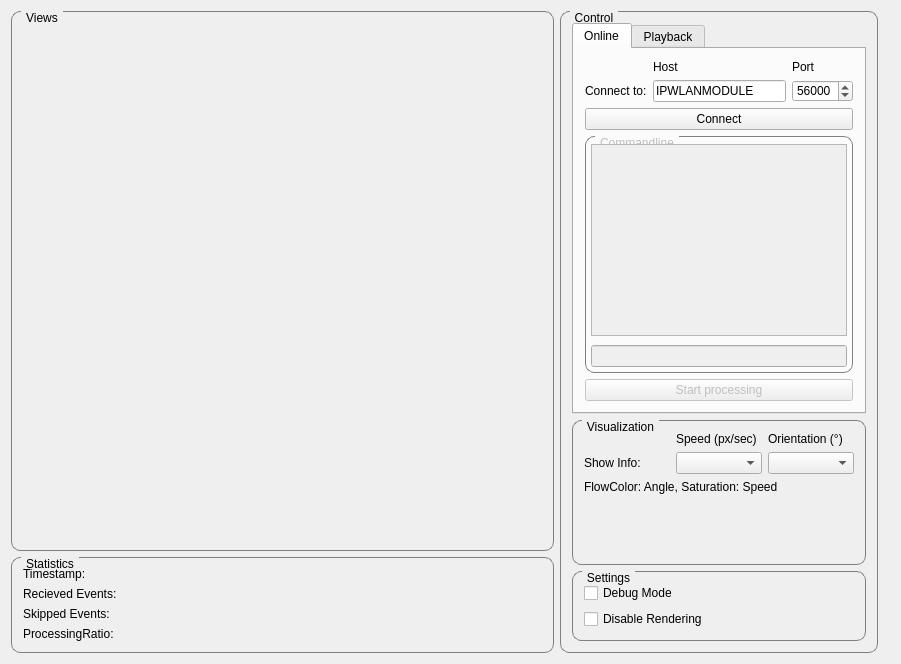
<?xml version="1.0" encoding="UTF-8"?>
<ui version="4.0">
 <class>MainWindow</class>
 <widget class="QMainWindow" name="MainWindow">
  <property name="geometry">
   <rect>
    <x>0</x>
    <y>0</y>
    <width>901</width>
    <height>664</height>
   </rect>
  </property>
  <property name="windowTitle">
   <string>MainWindow</string>
  </property>
  <property name="styleSheet">
   <string notr="true">QGroupBox {
    border: 1px solid gray;
    border-radius: 9px;
    margin-top: 0.5em;
}

QGroupBox::title {
    subcontrol-origin: margin;
    left: 10px;
    padding: 0 3px 0 3px;
}

</string>
  </property>
  <widget class="QWidget" name="centralWidget">
   <layout class="QGridLayout" name="gridLayout">
    <item row="0" column="0">
     <widget class="QGroupBox" name="groupBox">
      <property name="sizePolicy">
       <sizepolicy hsizetype="Expanding" vsizetype="Expanding">
        <horstretch>0</horstretch>
        <verstretch>0</verstretch>
       </sizepolicy>
      </property>
      <property name="title">
       <string>Views</string>
      </property>
      <layout class="QGridLayout" name="gridLayout_2">
       <item row="0" column="0">
        <widget class="AspectRatioPixmapLabel" name="l_motion">
         <property name="sizePolicy">
          <sizepolicy hsizetype="Preferred" vsizetype="Preferred">
           <horstretch>1</horstretch>
           <verstretch>1</verstretch>
          </sizepolicy>
         </property>
         <property name="text">
          <string/>
         </property>
         <property name="scaledContents">
          <bool>false</bool>
         </property>
        </widget>
       </item>
       <item row="1" column="0">
        <widget class="AspectRatioPixmapLabel" name="l_flow">
         <property name="sizePolicy">
          <sizepolicy hsizetype="Preferred" vsizetype="Preferred">
           <horstretch>1</horstretch>
           <verstretch>1</verstretch>
          </sizepolicy>
         </property>
         <property name="text">
          <string/>
         </property>
         <property name="scaledContents">
          <bool>false</bool>
         </property>
        </widget>
       </item>
       <item row="0" column="1">
        <widget class="AspectRatioPixmapLabel" name="l_events">
         <property name="sizePolicy">
          <sizepolicy hsizetype="Preferred" vsizetype="Preferred">
           <horstretch>1</horstretch>
           <verstretch>1</verstretch>
          </sizepolicy>
         </property>
         <property name="text">
          <string/>
         </property>
         <property name="scaledContents">
          <bool>false</bool>
         </property>
        </widget>
       </item>
       <item row="1" column="1">
        <widget class="AspectRatioPixmapLabel" name="l_img_debug">
         <property name="sizePolicy">
          <sizepolicy hsizetype="Preferred" vsizetype="Preferred">
           <horstretch>1</horstretch>
           <verstretch>1</verstretch>
          </sizepolicy>
         </property>
         <property name="text">
          <string/>
         </property>
         <property name="scaledContents">
          <bool>false</bool>
         </property>
        </widget>
       </item>
       <item row="0" column="2">
        <widget class="AspectRatioPixmapLabel" name="l_ctrl_1">
         <property name="sizePolicy">
          <sizepolicy hsizetype="Preferred" vsizetype="Preferred">
           <horstretch>1</horstretch>
           <verstretch>1</verstretch>
          </sizepolicy>
         </property>
         <property name="text">
          <string/>
         </property>
         <property name="scaledContents">
          <bool>false</bool>
         </property>
        </widget>
       </item>
       <item row="1" column="2">
        <widget class="AspectRatioPixmapLabel" name="l_ctrl_2">
         <property name="sizePolicy">
          <sizepolicy hsizetype="Preferred" vsizetype="Preferred">
           <horstretch>1</horstretch>
           <verstretch>1</verstretch>
          </sizepolicy>
         </property>
         <property name="text">
          <string/>
         </property>
         <property name="scaledContents">
          <bool>false</bool>
         </property>
        </widget>
       </item>
      </layout>
     </widget>
    </item>
    <item row="1" column="0">
     <widget class="QGroupBox" name="groupBox_2">
      <property name="title">
       <string>Statistics</string>
      </property>
      <layout class="QFormLayout" name="formLayout_3">
       <property name="topMargin">
        <number>9</number>
       </property>
       <item row="0" column="0">
        <widget class="QLabel" name="l_label">
         <property name="sizePolicy">
          <sizepolicy hsizetype="Preferred" vsizetype="Preferred">
           <horstretch>0</horstretch>
           <verstretch>0</verstretch>
          </sizepolicy>
         </property>
         <property name="text">
          <string>Timestamp:</string>
         </property>
        </widget>
       </item>
       <item row="0" column="1">
        <widget class="QLabel" name="l_timestamp">
         <property name="sizePolicy">
          <sizepolicy hsizetype="Preferred" vsizetype="Preferred">
           <horstretch>0</horstretch>
           <verstretch>0</verstretch>
          </sizepolicy>
         </property>
         <property name="text">
          <string/>
         </property>
        </widget>
       </item>
       <item row="1" column="0">
        <widget class="QLabel" name="l_timestamp_5">
         <property name="sizePolicy">
          <sizepolicy hsizetype="Preferred" vsizetype="Preferred">
           <horstretch>0</horstretch>
           <verstretch>0</verstretch>
          </sizepolicy>
         </property>
         <property name="text">
          <string>Recieved Events:</string>
         </property>
        </widget>
       </item>
       <item row="2" column="0">
        <widget class="QLabel" name="l_timestamp_6">
         <property name="sizePolicy">
          <sizepolicy hsizetype="Preferred" vsizetype="Preferred">
           <horstretch>0</horstretch>
           <verstretch>0</verstretch>
          </sizepolicy>
         </property>
         <property name="text">
          <string>Skipped Events:</string>
         </property>
        </widget>
       </item>
       <item row="3" column="0">
        <widget class="QLabel" name="l_timestamp_4">
         <property name="sizePolicy">
          <sizepolicy hsizetype="Preferred" vsizetype="Preferred">
           <horstretch>0</horstretch>
           <verstretch>0</verstretch>
          </sizepolicy>
         </property>
         <property name="text">
          <string>ProcessingRatio:</string>
         </property>
        </widget>
       </item>
       <item row="1" column="1">
        <widget class="QLabel" name="l_rec_ev_cnt">
         <property name="sizePolicy">
          <sizepolicy hsizetype="Preferred" vsizetype="Preferred">
           <horstretch>0</horstretch>
           <verstretch>0</verstretch>
          </sizepolicy>
         </property>
         <property name="text">
          <string/>
         </property>
        </widget>
       </item>
       <item row="2" column="1">
        <widget class="QLabel" name="l_skip_ev_cnt">
         <property name="sizePolicy">
          <sizepolicy hsizetype="Preferred" vsizetype="Preferred">
           <horstretch>0</horstretch>
           <verstretch>0</verstretch>
          </sizepolicy>
         </property>
         <property name="text">
          <string/>
         </property>
        </widget>
       </item>
       <item row="3" column="1">
        <widget class="QLabel" name="l_proc_ratio">
         <property name="sizePolicy">
          <sizepolicy hsizetype="Preferred" vsizetype="Preferred">
           <horstretch>0</horstretch>
           <verstretch>0</verstretch>
          </sizepolicy>
         </property>
         <property name="text">
          <string/>
         </property>
        </widget>
       </item>
      </layout>
     </widget>
    </item>
    <item row="0" column="2" colspan="2">
     <widget class="QWidget" name="widget" native="true">
      <layout class="QGridLayout" name="gridLayout_7">
       <property name="leftMargin">
        <number>0</number>
       </property>
       <property name="topMargin">
        <number>0</number>
       </property>
       <property name="rightMargin">
        <number>0</number>
       </property>
       <property name="bottomMargin">
        <number>0</number>
       </property>
       <property name="spacing">
        <number>0</number>
       </property>
      </layout>
     </widget>
    </item>
    <item row="0" column="1" rowspan="2">
     <widget class="QGroupBox" name="groupBox_5">
      <property name="title">
       <string>Control</string>
      </property>
      <layout class="QVBoxLayout" name="verticalLayout_2">
       <item>
        <widget class="QTabWidget" name="tabWidget">
         <property name="sizePolicy">
          <sizepolicy hsizetype="Preferred" vsizetype="Preferred">
           <horstretch>0</horstretch>
           <verstretch>0</verstretch>
          </sizepolicy>
         </property>
         <property name="minimumSize">
          <size>
           <width>0</width>
           <height>0</height>
          </size>
         </property>
         <property name="maximumSize">
          <size>
           <width>16777215</width>
           <height>16777215</height>
          </size>
         </property>
         <property name="currentIndex">
          <number>0</number>
         </property>
         <widget class="QWidget" name="tab_online">
          <attribute name="title">
           <string>Online</string>
          </attribute>
          <layout class="QGridLayout" name="gridLayout_4">
           <item row="4" column="0" colspan="3">
            <widget class="QGroupBox" name="gb_cmdline">
             <property name="enabled">
              <bool>false</bool>
             </property>
             <property name="title">
              <string>Commandline</string>
             </property>
             <layout class="QVBoxLayout" name="verticalLayout">
              <property name="spacing">
               <number>9</number>
              </property>
              <property name="leftMargin">
               <number>5</number>
              </property>
              <property name="topMargin">
               <number>7</number>
              </property>
              <property name="rightMargin">
               <number>5</number>
              </property>
              <property name="bottomMargin">
               <number>5</number>
              </property>
              <item>
               <widget class="QPlainTextEdit" name="te_comands">
                <property name="whatsThis">
                 <string/>
                </property>
                <property name="undoRedoEnabled">
                 <bool>false</bool>
                </property>
                <property name="readOnly">
                 <bool>true</bool>
                </property>
                <property name="backgroundVisible">
                 <bool>false</bool>
                </property>
               </widget>
              </item>
              <item>
               <widget class="QLineEdit" name="le_cmd_input"/>
              </item>
             </layout>
            </widget>
           </item>
           <item row="1" column="2">
            <widget class="QSpinBox" name="sb_port">
             <property name="maximum">
              <number>65535</number>
             </property>
             <property name="value">
              <number>56000</number>
             </property>
            </widget>
           </item>
           <item row="1" column="0">
            <widget class="QLabel" name="label_5">
             <property name="text">
              <string>Connect to:</string>
             </property>
            </widget>
           </item>
           <item row="1" column="1">
            <widget class="QLineEdit" name="le_host">
             <property name="text">
              <string>IPWLANMODULE </string>
             </property>
            </widget>
           </item>
           <item row="0" column="1">
            <widget class="QLabel" name="label_6">
             <property name="text">
              <string>Host</string>
             </property>
            </widget>
           </item>
           <item row="0" column="2">
            <widget class="QLabel" name="label_10">
             <property name="text">
              <string>Port</string>
             </property>
            </widget>
           </item>
           <item row="5" column="0" colspan="3">
            <widget class="QPushButton" name="b_start_streaming">
             <property name="enabled">
              <bool>false</bool>
             </property>
             <property name="text">
              <string>Start processing</string>
             </property>
            </widget>
           </item>
           <item row="3" column="0" colspan="3">
            <widget class="QPushButton" name="b_connect">
             <property name="text">
              <string>Connect</string>
             </property>
            </widget>
           </item>
          </layout>
         </widget>
         <widget class="QWidget" name="tab_playback">
          <attribute name="title">
           <string>Playback</string>
          </attribute>
          <layout class="QFormLayout" name="formLayout_2">
           <item row="0" column="0" colspan="2">
            <widget class="QGroupBox" name="groupBox_4">
             <property name="title">
              <string>Settings</string>
             </property>
             <layout class="QFormLayout" name="formLayout_4">
              <property name="horizontalSpacing">
               <number>6</number>
              </property>
              <property name="leftMargin">
               <number>9</number>
              </property>
              <property name="topMargin">
               <number>9</number>
              </property>
              <property name="rightMargin">
               <number>9</number>
              </property>
              <property name="bottomMargin">
               <number>9</number>
              </property>
              <item row="0" column="0">
               <widget class="QLabel" name="label_4">
                <property name="text">
                 <string>File:</string>
                </property>
               </widget>
              </item>
              <item row="0" column="1">
               <layout class="QHBoxLayout" name="horizontalLayout">
                <item>
                 <widget class="QLineEdit" name="le_file_name_playback">
                  <property name="text">
                   <string>/tausch/BottiBot/dvs128_towers_take_1_2016-12-22.aedat</string>
                  </property>
                 </widget>
                </item>
                <item>
                 <widget class="QPushButton" name="b_browse_play_file">
                  <property name="sizePolicy">
                   <sizepolicy hsizetype="Fixed" vsizetype="Preferred">
                    <horstretch>0</horstretch>
                    <verstretch>0</verstretch>
                   </sizepolicy>
                  </property>
                  <property name="maximumSize">
                   <size>
                    <width>20</width>
                    <height>16777215</height>
                   </size>
                  </property>
                  <property name="text">
                   <string>...</string>
                  </property>
                 </widget>
                </item>
               </layout>
              </item>
              <item row="1" column="0">
               <widget class="QLabel" name="label">
                <property name="text">
                 <string>Speed:</string>
                </property>
               </widget>
              </item>
              <item row="1" column="1">
               <widget class="QSpinBox" name="sb_play_speed">
                <property name="suffix">
                 <string>%</string>
                </property>
                <property name="minimum">
                 <number>1</number>
                </property>
                <property name="maximum">
                 <number>100</number>
                </property>
                <property name="value">
                 <number>100</number>
                </property>
               </widget>
              </item>
             </layout>
            </widget>
           </item>
           <item row="1" column="0" colspan="2">
            <widget class="QPushButton" name="b_start_playback">
             <property name="text">
              <string>Start</string>
             </property>
            </widget>
           </item>
          </layout>
         </widget>
        </widget>
       </item>
       <item>
        <widget class="QGroupBox" name="groupBox_3">
         <property name="sizePolicy">
          <sizepolicy hsizetype="Preferred" vsizetype="Preferred">
           <horstretch>0</horstretch>
           <verstretch>0</verstretch>
          </sizepolicy>
         </property>
         <property name="minimumSize">
          <size>
           <width>0</width>
           <height>0</height>
          </size>
         </property>
         <property name="maximumSize">
          <size>
           <width>16777215</width>
           <height>16777215</height>
          </size>
         </property>
         <property name="title">
          <string>Visualization</string>
         </property>
         <layout class="QGridLayout" name="gridLayout_3">
          <property name="sizeConstraint">
           <enum>QLayout::SetDefaultConstraint</enum>
          </property>
          <item row="0" column="1">
           <widget class="QLabel" name="label_7">
            <property name="text">
             <string>Speed (px/sec)</string>
            </property>
           </widget>
          </item>
          <item row="1" column="2">
           <widget class="QComboBox" name="cb_show_orient">
            <property name="sizePolicy">
             <sizepolicy hsizetype="Preferred" vsizetype="Preferred">
              <horstretch>0</horstretch>
              <verstretch>0</verstretch>
             </sizepolicy>
            </property>
           </widget>
          </item>
          <item row="0" column="2">
           <widget class="QLabel" name="label_8">
            <property name="text">
             <string>Orientation (°)</string>
            </property>
           </widget>
          </item>
          <item row="1" column="1">
           <widget class="QComboBox" name="cb_show_speed">
            <property name="sizePolicy">
             <sizepolicy hsizetype="Preferred" vsizetype="Preferred">
              <horstretch>0</horstretch>
              <verstretch>0</verstretch>
             </sizepolicy>
            </property>
           </widget>
          </item>
          <item row="2" column="0" colspan="3">
           <widget class="QLabel" name="label_2">
            <property name="text">
             <string>FlowColor: Angle, Saturation: Speed</string>
            </property>
           </widget>
          </item>
          <item row="5" column="1">
           <spacer name="verticalSpacer">
            <property name="orientation">
             <enum>Qt::Vertical</enum>
            </property>
            <property name="sizeHint" stdset="0">
             <size>
              <width>20</width>
              <height>40</height>
             </size>
            </property>
           </spacer>
          </item>
          <item row="1" column="0">
           <widget class="QLabel" name="label_9">
            <property name="text">
             <string>Show Info:</string>
            </property>
           </widget>
          </item>
          <item row="3" column="0" colspan="3">
           <widget class="QLabel" name="label_3">
            <property name="text">
             <string/>
            </property>
            <property name="pixmap">
             <pixmap resource="res/resource.qrc">:/hslhuecircle.png</pixmap>
            </property>
            <property name="scaledContents">
             <bool>false</bool>
            </property>
            <property name="alignment">
             <set>Qt::AlignCenter</set>
            </property>
            <property name="wordWrap">
             <bool>false</bool>
            </property>
           </widget>
          </item>
         </layout>
        </widget>
       </item>
       <item>
        <widget class="QGroupBox" name="groupBox_6">
         <property name="title">
          <string>Settings</string>
         </property>
         <layout class="QFormLayout" name="formLayout">
          <item row="0" column="0">
           <widget class="QCheckBox" name="cb_debug">
            <property name="text">
             <string>Debug Mode</string>
            </property>
           </widget>
          </item>
          <item row="1" column="0">
           <widget class="QCheckBox" name="cb_disable_render">
            <property name="text">
             <string>Disable Rendering</string>
            </property>
           </widget>
          </item>
         </layout>
        </widget>
       </item>
      </layout>
     </widget>
    </item>
   </layout>
  </widget>
 </widget>
 <layoutdefault spacing="6" margin="11"/>
 <customwidgets>
  <customwidget>
   <class>AspectRatioPixmapLabel</class>
   <extends>QLabel</extends>
   <header>aspectratiopixmaplabel.h</header>
  </customwidget>
 </customwidgets>
 <resources>
  <include location="res/resource.qrc"/>
 </resources>
 <connections/>
</ui>
